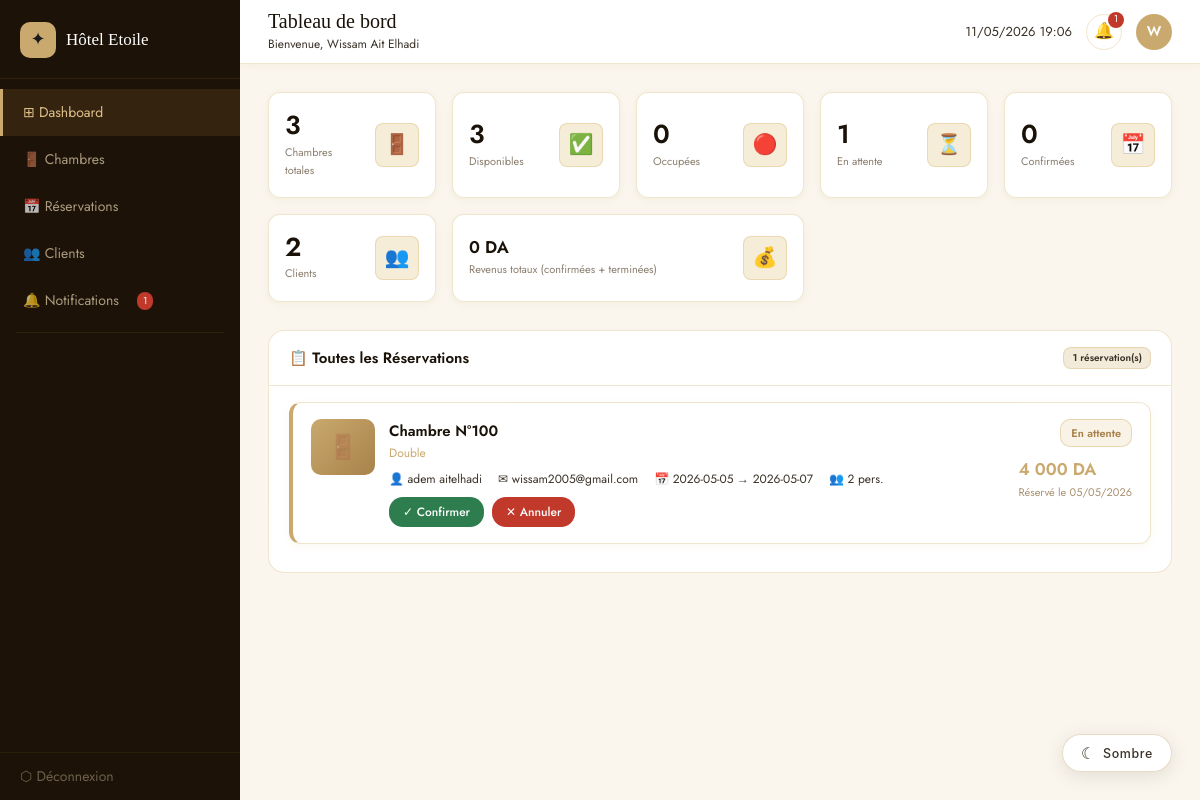
/dashboard.php (signed in), run on the app's committed database.
### tables this page shows
CREATE TABLE `reservations` (
  `id` int(11) NOT NULL,
  `user_id` int(11) NOT NULL,
  `chambre_id` int(11) NOT NULL,
  `date_debut` date NOT NULL,
  `date_fin` date NOT NULL,
  `nb_personnes` int(11) DEFAULT 1,
  `prix_total` decimal(10,2) DEFAULT NULL,
  `statut` enum('en_attente','confirmee','annulee','terminee') DEFAULT 'en_attente',
  `message` text DEFAULT NULL,
  `created_at` timestamp NOT NULL DEFAULT current_timestamp()
);

CREATE TABLE `chambres` (
  `id` int(11) NOT NULL,
  `numero` varchar(20) NOT NULL,
  `type` varchar(50) NOT NULL DEFAULT 'Simple',
  `prix` decimal(10,2) NOT NULL,
  `capacite` int(11) NOT NULL DEFAULT 1,
  `description` text DEFAULT NULL,
  `image` varchar(255) DEFAULT NULL,
  `statut` enum('disponible','occupee','maintenance') DEFAULT 'disponible',
  `created_at` timestamp NOT NULL DEFAULT current_timestamp()
);

CREATE TABLE `users` (
  `id` int(11) NOT NULL,
  `nom` varchar(100) NOT NULL,
  `prenom` varchar(100) NOT NULL,
  `email` varchar(150) NOT NULL,
  `password` varchar(255) NOT NULL,
  `role` enum('admin','client') DEFAULT 'client',
  `created_at` timestamp NOT NULL DEFAULT current_timestamp()
);

### notif_helper.php (called while the page is built, shortened)
<?php
function compterNotificationsNonLues($conn, $user_id) {
    $r = $conn->query("SELECT COUNT(*) FROM notifications WHERE user_id=$user_id AND lu=0");
    return $r->fetch_row()[0];
}
?>

### dashboard.php (the view, shortened to what this page needs)
<?php
require_once 'database.php';
require_once 'notif_helper.php';
$stats = [];
$stats['chambres_total']          = $conn->query("SELECT COUNT(*) FROM chambres")->fetch_row()[0];
$stats['chambres_dispo']          = $conn->query("SELECT COUNT(*) FROM chambres WHERE statut='disponible'")->fetch_row()[0];
$stats['chambres_occupees']       = $conn->query("SELECT COUNT(*) FROM chambres WHERE statut='occupee'")->fetch_row()[0];
$stats['reservations_attente']    = $conn->query("SELECT COUNT(*) FROM reservations WHERE statut='en_attente'")->fetch_row()[0];
$stats['reservations_confirmees'] = $conn->query("SELECT COUNT(*) FROM reservations WHERE statut='confirmee'")->fetch_row()[0];
$stats['clients']                 = $conn->query("SELECT COUNT(*) FROM users WHERE role='client'")->fetch_row()[0];
$stats['revenus']                 = $conn->query("SELECT COALESCE(SUM(prix_total),0) FROM reservations WHERE statut IN ('confirmee','terminee')")->fetch_row()[0];
$reservations = $conn->query("
    SELECT r.*, u.nom, u.prenom, u.email,
           c.numero AS chambre_num, c.type AS chambre_type, c.image AS chambre_image
    FROM reservations r
    JOIN users u ON r.user_id = u.id
    JOIN chambres c ON r.chambre_id = c.id
    ORDER BY FIELD(r.statut,'en_attente','confirmee','annulee','terminee'), r.created_at DESC
")->fetch_all(MYSQLI_ASSOC);
$notifs_count = compterNotificationsNonLues($conn, $_SESSION['user_id']);
$statut_labels = ['en_attente'=>'En attente','confirmee'=>'Confirmée','annulee'=>'Annulée','terminee'=>'Terminée'];
$statut_class  = ['en_attente'=>'badge-pending','confirmee'=>'badge-confirm','annulee'=>'badge-cancel','terminee'=>'badge-done'];
?>
<!DOCTYPE html>
<html lang="fr">
<head>
    <link rel="stylesheet" href="style.css">
    <link rel="stylesheet" href="theme.css">
</head>
<body>
<div class="sidebar" id="sidebar">
    <div class="sidebar-brand">
        <div class="sidebar-brand-icon">✦</div>
        <span>Hôtel Etoile</span>
    </div>
    <nav class="sidebar-nav">
        <a href="dashboard.php"     class="sidebar-link active">⊞ Dashboard</a>
        <a href="rooms.php"         class="sidebar-link">🚪 Chambres</a>
        <a href="reservation.php"   class="sidebar-link">📅 Réservations</a>
        <a href="clients.php"       class="sidebar-link">👥 Clients</a>
        <a href="notifications.php" class="sidebar-link">
            🔔 Notifications
            <?php if ($notifs_count > 0): ?>
            <span class="sidebar-badge"><?= $notifs_count ?></span>
            <?php endif; ?>
        </a>
        <hr class="sidebar-sep">
    </nav>
    <a href="logout.php" class="sidebar-logout">⬡ Déconnexion</a>
</div>
<div class="admin-layout">
    <div class="topbar">
        <div style="display:flex;align-items:center;gap:12px;">
            <div>
                <h5>Tableau de bord</h5>
                <div style="font-size:12px;color:var(--text-mid);margin-top:2px">
                    Bienvenue, <?= htmlspecialchars($_SESSION['prenom'] . ' ' . $_SESSION['nom']) ?>
                </div>
            </div>
        </div>
        <div class="topbar-right">
            <span class="topbar-date"><?= date('d/m/Y H:i') ?></span>
            <a href="notifications.php" class="notif-btn">
                🔔
                <?php if ($notifs_count > 0): ?>
                <span class="notif-dot"><?= $notifs_count ?></span>
                <?php endif; ?>
            </a>
            <div class="topbar-avatar"><?= strtoupper(substr($_SESSION['prenom'],0,1)) ?></div>
        </div>
    </div>
    <div class="admin-main">
        <div class="stats-grid">
            <div class="stat-card">
                <div><div class="stat-val"><?= $stats['chambres_total'] ?></div><div class="stat-label">Chambres totales</div></div>
                <div class="stat-icon">🚪</div>
            </div>
            <div class="stat-card">
                <div><div class="stat-val"><?= $stats['chambres_dispo'] ?></div><div class="stat-label">Disponibles</div></div>
                <div class="stat-icon">✅</div>
            </div>
            <div class="stat-card">
                <div><div class="stat-val"><?= $stats['chambres_occupees'] ?></div><div class="stat-label">Occupées</div></div>
                <div class="stat-icon">🔴</div>
            </div>
            <div class="stat-card">
                <div><div class="stat-val"><?= $stats['reservations_attente'] ?></div><div class="stat-label">En attente</div></div>
                <div class="stat-icon">⏳</div>
            </div>
            <div class="stat-card">
                <div><div class="stat-val"><?= $stats['reservations_confirmees'] ?></div><div class="stat-label">Confirmées</div></div>
                <div class="stat-icon">📅</div>
            </div>
            <div class="stat-card">
                <div><div class="stat-val"><?= $stats['clients'] ?></div><div class="stat-label">Clients</div></div>
                <div class="stat-icon">👥</div>
            </div>
            <div class="stat-card" style="grid-column:span 2">
                <div>
                    <div class="stat-val sm"><?= number_format($stats['revenus'], 0, ',', ' ') ?> DA</div>
                    <div class="stat-label">Revenus totaux (confirmées + terminées)</div>
                </div>
                <div class="stat-icon">💰</div>
            </div>
        </div>
        <div class="table-card-header" style="background:#fff;border:1px solid var(--gold-border);border-radius:var(--radius-lg) var(--radius-lg) 0 0;padding:16px 20px;margin-top:8px">
            <h6>📋 Toutes les Réservations</h6>
            <span class="badge badge-type"><?= count($reservations) ?> réservation(s)</span>
        </div>
        <?php if (empty($reservations)): ?>
        <div class="empty-state" style="background:#fff;border:1px solid var(--gold-border);border-top:none;border-radius:0 0 var(--radius-lg) var(--radius-lg);padding:48px">
            <div class="icon">📋</div>
            <p>Aucune réservation pour le moment.</p>
        </div>
        <?php else: ?>
        <div style="background:#fff;border:1px solid var(--gold-border);border-top:none;border-radius:0 0 var(--radius-lg) var(--radius-lg);padding:16px 20px">
            <?php foreach ($reservations as $r): ?>
            <div class="res-card <?= $r['statut'] ?>">
                <div class="res-thumb">
                    <?php if (!empty($r['chambre_image']) && file_exists("uploads/chambres/".$r['chambre_image'])): ?>
                    <img src="uploads/chambres/<?= htmlspecialchars($r['chambre_image']) ?>">
                    <?php else: ?>
                    🚪
                    <?php endif; ?>
                </div>
                <div class="res-info">
                    <div class="res-room">Chambre N°<?= htmlspecialchars($r['chambre_num']) ?></div>
                    <div class="res-type"><?= htmlspecialchars($r['chambre_type']) ?></div>
                    <div class="res-meta">
                        <span>👤 <?= htmlspecialchars($r['prenom'] . ' ' . $r['nom']) ?></span>
                        <span>✉ <?= htmlspecialchars($r['email']) ?></span>
                        <span>📅 <?= $r['date_debut'] ?> → <?= $r['date_fin'] ?></span>
                        <span>👥 <?= $r['nb_personnes'] ?> pers.</span>
                    </div>
                    <?php if ($r['statut'] === 'en_attente'): ?>
                    <div class="res-actions">
                        <form method="POST" action="confirmer_reservation.php" style="display:inline">
                            <button type="submit" class="action-btn action-confirm">✓ Confirmer</button>
                        </form>
                        <form method="POST" action="confirmer_reservation.php" style="display:inline">
                            <button type="submit" class="action-btn action-cancel"
                                    onclick="return confirm('Annuler cette réservation ?')">✕ Annuler</button>
                        </form>
                    </div>
                    <?php endif; ?>
                </div>
                <div class="res-right">
                    <span class="badge <?= $statut_class[$r['statut']] ?>"><?= $statut_labels[$r['statut']] ?></span>
                    <div class="res-amount">
                        <?= number_format($r['prix_total'], 0, ',', ' ') ?> DA
                        <small>Réservé le <?= date('d/m/Y', strtotime($r['created_at'])) ?></small>
                    </div>
                </div>
            </div>
            <?php endforeach; ?>
        </div>
        <?php endif; ?>
    </div>
</div>
</body>
</html>

### theme.css (style rules this page uses)
:root { --gold: #C9A96E; --gold-light: #DFC08A; --gold-dark: #A8824A; }
[data-theme="light"], :root:not([data-theme="dark"]) { --bg: #faf9f7; --bg-alt: #F7F3EC; --bg-card: #ffffff; --bg-panel: #ffffff; --bg-input: #ffffff; --bg-nav: rgba(253, 250, 245, 0.97); --text-main: #1a1a1a; --text-mid: #3A3228; --text-muted: #8A7D6E; --border: #E8DDD0; --border-focus: #C9A96E; --shadow: rgba(0, 0, 0, 0.07); --shadow-lg: rgba(0, 0, 0, 0.12); --hero-overlay: rgba(14, 12, 10, 0.55); --nav-text: #4a4a4a; --nav-link: #4a4a4a; --success-bg: #d4edda; --success-text: #155724; --danger-bg: #f8d7da; --danger-text: #721c24; --panel-left-bg: linear-gradient(160deg, #1C1915 0%, #2E2318 50%, #3D2B1F 100%); }
body { background: var(--bg) !important; color: var(--text-main) !important; transition: background 0.35s ease, color 0.35s ease; }
.stat-label { color: var(--text-muted) !important; }

### data on the page
reservations: chambre.numero "100", chambre.type "Double", user.nom "adem aitelhadi", user.email "wissam2005@gmail.com", date_debut "2026-05-05", date_fin "2026-05-07", nb_personnes "2", statut "En attente", prix_total "4 000", created_at "05/05/2026"

### other printed values
$notifs_count "1"
$_SESSION['prenom'] . ' ' . $_SESSION['nom'] "Wissam Ait Elhadi"
substr($_SESSION['prenom'],0,1) "W"
$stats['chambres_total'] "3"
$stats['chambres_dispo'] "3"
$stats['chambres_occupees'] "0"
$stats['reservations_attente'] "1"
$stats['reservations_confirmees'] "0"
$stats['clients'] "2"
$stats['revenus'] "0"
count($reservations) "1"
